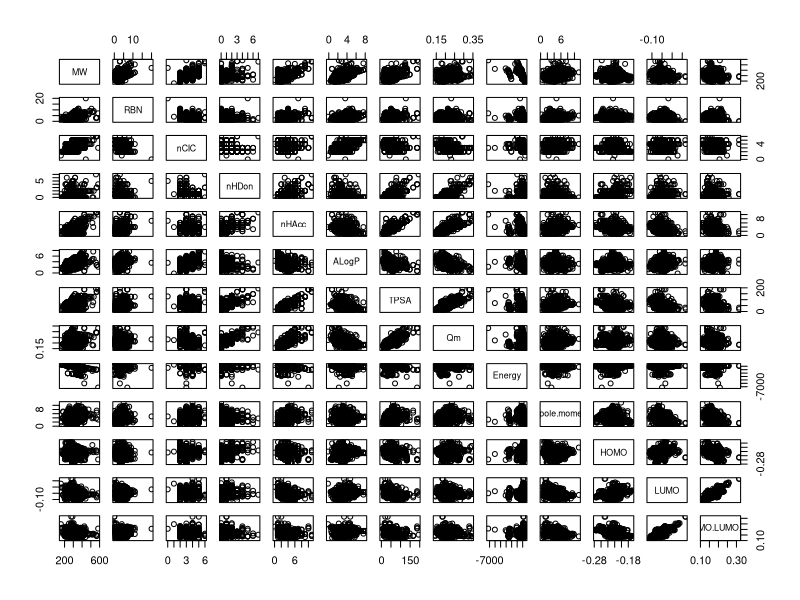
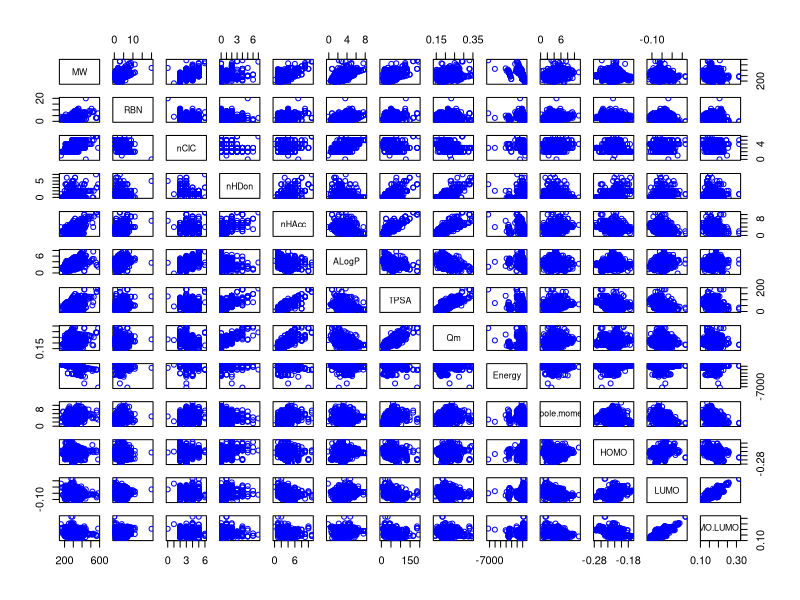
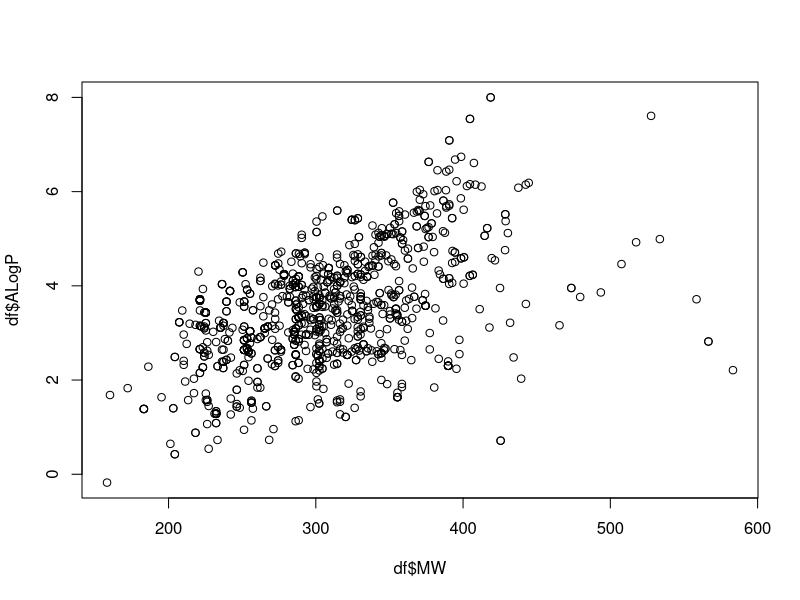
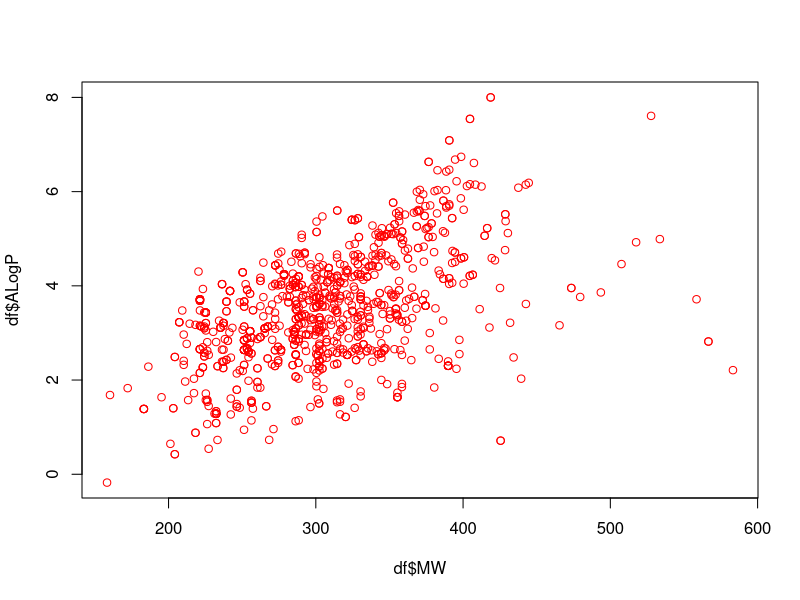
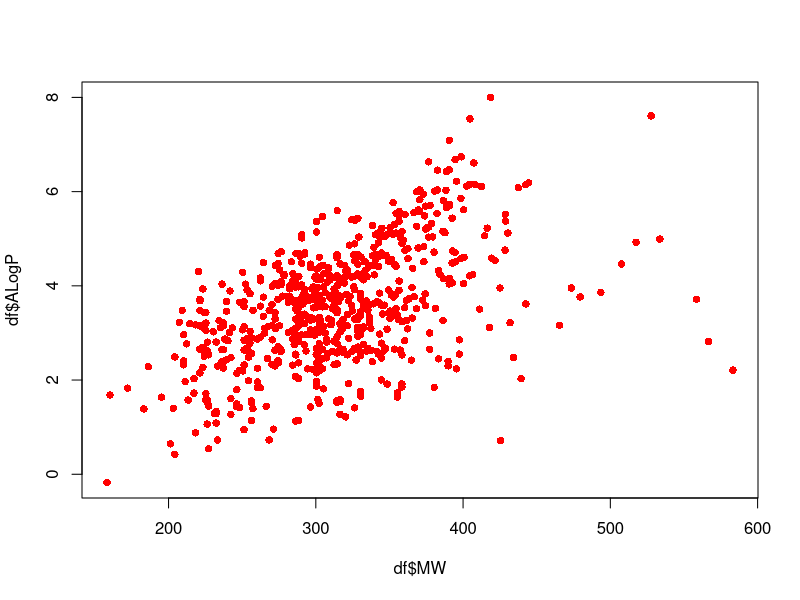
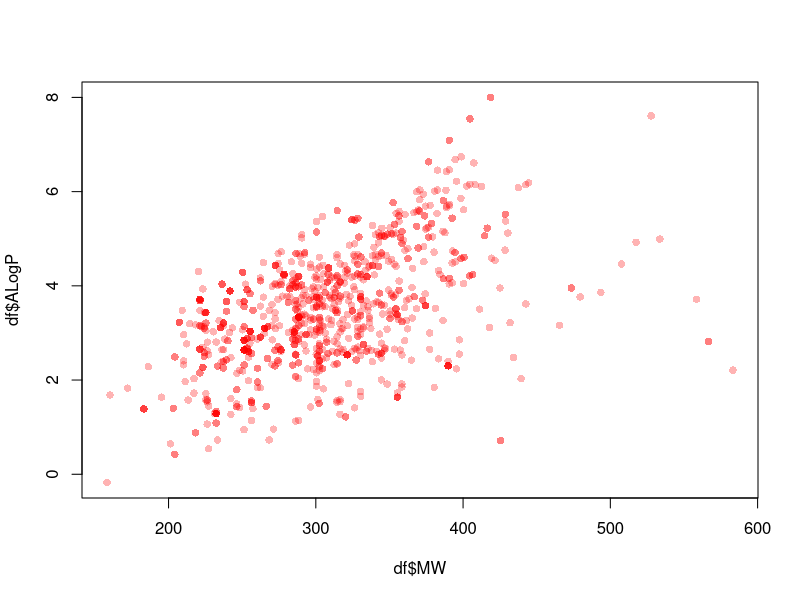
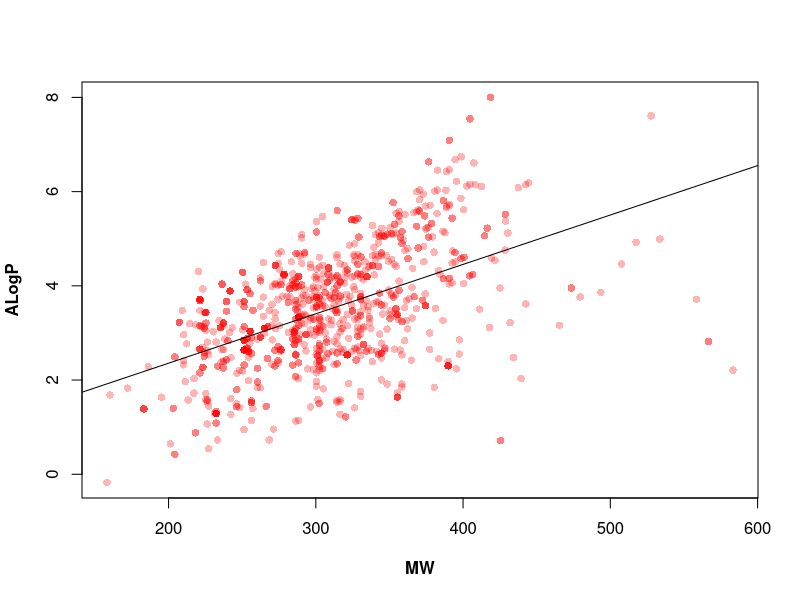
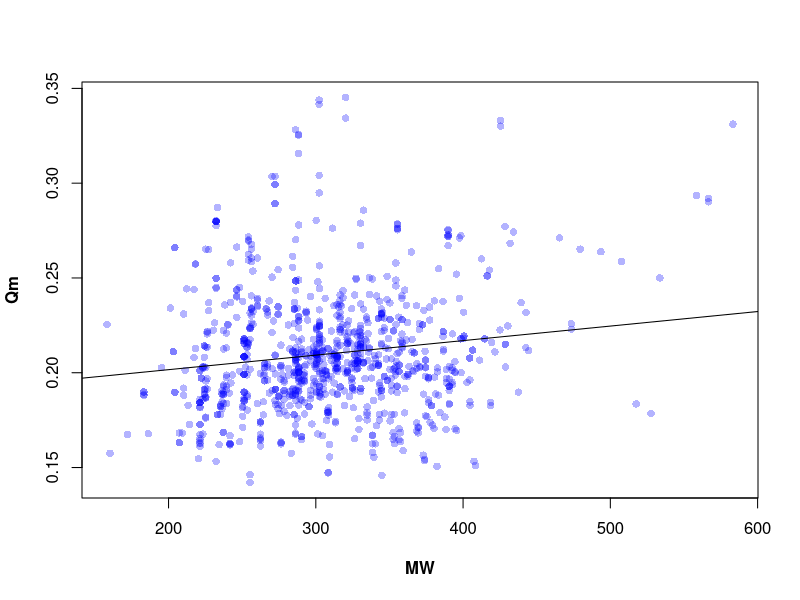

R code for these plots, in order:
############################################
# Data Professor                           #
# http://youtube.com/dataprofessor         #
# http://github.com/dataprofessor          #
# http://facebook.com/dataprofessor        #
# https://www.instagram.com/data.professor #
############################################

######## READ DATA
# https://link.springer.com/article/10.1007%2Fs11030-013-9462-x
# 11030_2013_9462_MOESM2_ESM.xls (423 kb)
# Supplementary material 2 (xls 423 KB)
aromatase <- read.csv("aromatase.csv")

######## MISSING DATA
sum(is.na(aromatase))
missingdata <- aromatase[!complete.cases(aromatase), ] # Identify which row contains missing data

aromatase <- na.omit(aromatase) # Remove any missing data >> Complete case
sum(is.na(aromatase)) # Check again for missing data

class <- aromatase[,2] # Class label
aromatase2 <- aromatase[,6:18]   # Descriptors
aromatase3 <- cbind(class, aromatase2) # Combine Class label + Descriptors into same dataframe

df <- aromatase3 # Once we are satisfied with the dataset, let's call it "df" for conciseness


######## plot()

# See at a glance all possible scatter plots
plot(aromatase2)
plot(aromatase2 , col = "blue")

# Select a pair of interest to visualize scatter plot

     # Figure 1, https://journals.plos.org/plosone/article?id=10.1371/journal.pone.0066566


plot(df$MW, df$ALogP)


plot(df$MW, df$ALogP, col = "red")

plot(df$MW, df$ALogP, pch = 16, col = "red") # pch = 16 means that circles are filled,
                                                # by default it is open circles
                                                # There are a total of 25 symbols to choose from

library(scales)

plot(df$MW, df$ALogP, pch = 16, 
     col = alpha("red", 0.3)
)


# Scatter plot of first pair
plot(df$MW, df$ALogP, pch = 16, 
     col = alpha("red", 0.3),
     xlab = "MW",    # X-axis label
     ylab = "ALogP", # Y-axis label
     font.lab = 2    # X and Y labels are now bold
     )
abline(lm(df$ALogP ~ df$MW)) # Trend line


# Scatter plot of second pair
plot(df$MW, df$Qm, pch = 16, 
     col = alpha("blue", 0.3),
     xlab = "MW",    # X-axis label
     ylab = "Qm", # Y-axis label
     font.lab = 2    # X and Y labels are now bold
)
abline(lm(df$Qm ~ df$MW)) # Trend line


# Scatter plot of third pair
plot(df$HOMO, df$LUMO, pch = 16, 
     col = alpha("green", 0.3),
     xlab = "HOMO",    # X-axis label
     ylab = "LUMO", # Y-axis label
     font.lab = 2    # X and Y labels are now bold
)
abline(lm(df$LUMO ~ df$HOMO)) # Trend line


# Scatter plot of fourth pair
plot(df$MW, df$HOMO, pch = 16, 
     col = alpha("purple", 0.3),
     xlab = "MW",    # X-axis label
     ylab = "HOMO", # Y-axis label
     font.lab = 2    # X and Y labels are now bold
)
abline(lm(df$HOMO ~ df$MW)) # Trend line


######## Creating multi-plot figures

  # 2 columns by 2 rows
      par(mfrow=c(2,2))
      # Plot 1
      # Plot 2
      # Plot 3
      # Plot 4
      
  # 4 columns by 1 row
      par(mfrow=c(4,1))
      # Plot 1
      # Plot 2
      # Plot 3
      # Plot 4
      
  # 1 column by 4 row
      par(mfrow=c(1,4))
      # Plot 1
      # Plot 2
      # Plot 3
      # Plot 4

      

######## Saving plot to file

# Single plot   
      
  pdf("plot.pdf")
  #...Insert plot function here...
  dev.off()

# Multi-plot

  pdf("plot.pdf")
    par(mfrow=c(2,2))
    # Plot 1
    # Plot 2
    # Plot 3
    # Plot 4
  dev.off()
